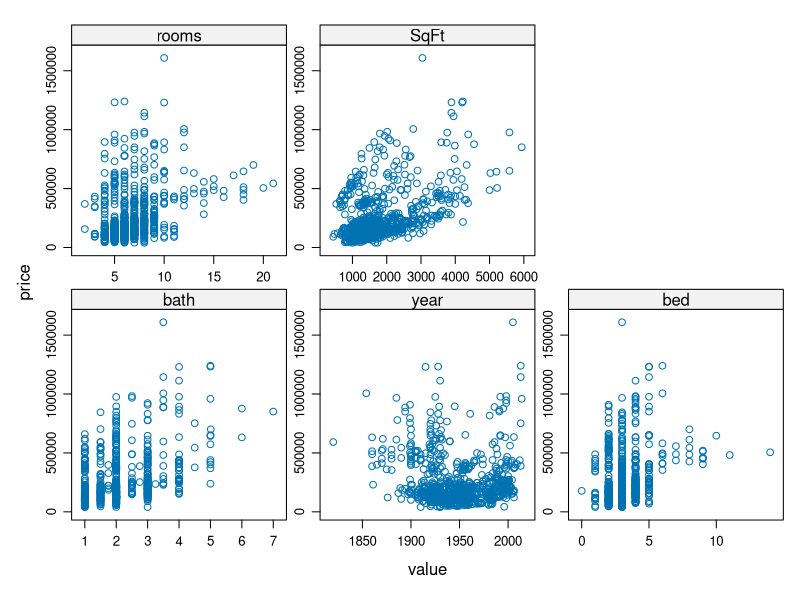
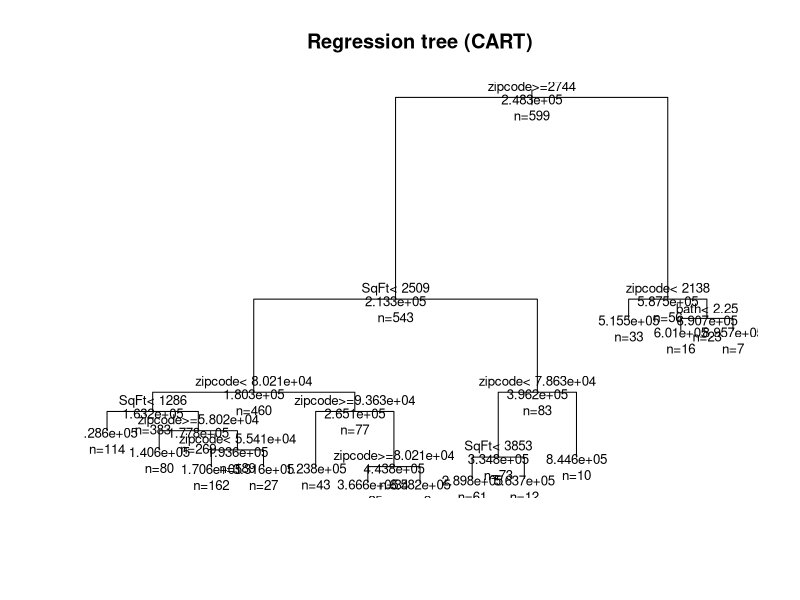
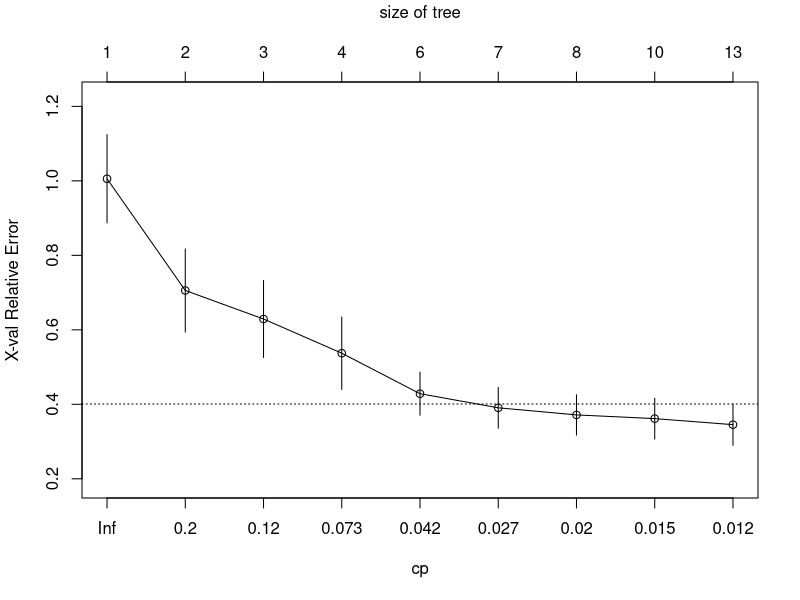
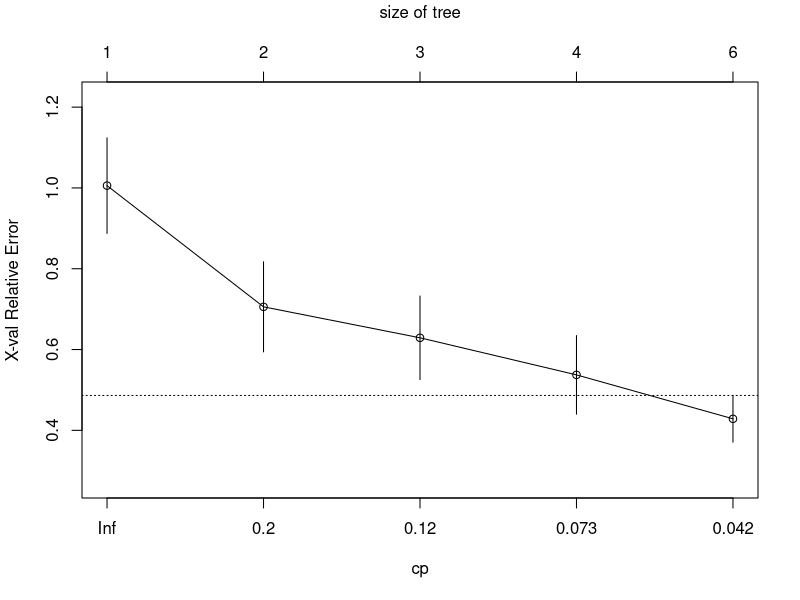
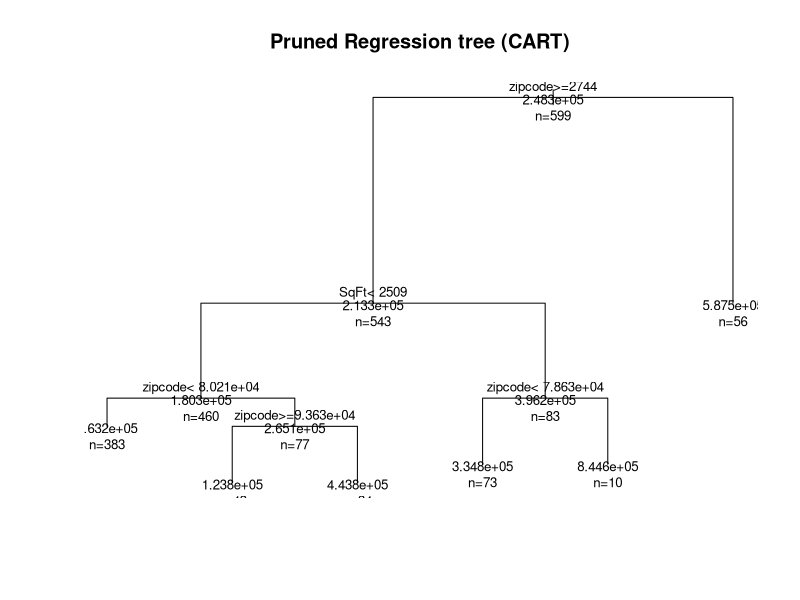

Write R code to recreate these figures, in order.
# set Desktop as working directory
setwd("C:/Users/Utilizador/Desktop/UPV-Data-Science/Practical Work 6")
getwd()

# LOAD PACKAGES
# load lattice package
if (!require("lattice"))
{install.packages("lattice",dependencies=TRUE); library("lattice")}

# load rpart package
if (!require("rpart")) 
{install.packages("rpart",dependencies=TRUE);
  library("rpart")}

# load nnet package
if (!require("nnet")) 
{install.packages("nnet",dependencies=TRUE);
  library("nnet")}

# load Metrics package
if (!require("Metrics")) 
{install.packages("Metrics",dependencies=TRUE);
  library("Metrics")}

# load caret package
if (!require("caret")) 
{install.packages("caret",dependencies=TRUE);
  library("caret")}

# LOAD DATA
house_prices <- read.csv("HousePricesData-Address-City-Features_fromZillow.csv", header=TRUE, sep=';')
cat("House prices info:")
house_prices

##############
# exercise 1 #
##############

# anonymise data by removing street column
house_prices <- subset(house_prices, select = -street)
cat("House prices info:")
house_prices

# data explore
str(house_prices)
summary(house_prices)

##############
# exercise 2 #
##############
attach(house_prices)
forplot<-make.groups(bath=data.frame(value=bath,zipcode,city,state,price),year=data.frame(value=year,zipcode,city,state,price),bed=data.frame(value=bed,zipcode,city,state,price),rooms=data.frame(value=rooms,zipcode,city,state,price),SqFt=data.frame(value=SqFt,zipcode,city,state,price))
detach(house_prices)
xyplot(price~value|which, data=forplot,scales=list(relation="free"))

##############
# exercise 3 #
##############
set.seed(300)
sample <- sample.int(n = nrow(house_prices), size = floor(0.75*nrow(house_prices)), replace = F)
train <- house_prices[sample,]
test <- house_prices[-sample,]
cat("Train dataset:")
train 
cat("Test dataset:")
test

##############
# exercise 4 #
##############

# linear model 
linear_model <- lm(price~zipcode+year+bath+bed+rooms+SqFt, data = train)
linear_model


# regression tree CART
cart_tree <- rpart(price~zipcode+year+bath+bed+rooms+SqFt, data=train, method = "anova")
cart_tree

# neural network
neural_network <- nnet(price~zipcode+year+bath+bed+rooms+SqFt, data = train, size = 12, skip = TRUE, linout = TRUE)
neural_network

##############
# exercise 5 #
##############

# linear model 
summary(linear_model)

# regression tree CART
summary(cart_tree)
plot(cart_tree, main="Regression tree (CART)")
text(cart_tree, use.n=TRUE, all=TRUE, cex=.8)

# neural network
summary(neural_network)

# As expected, the less informative is the neural network because of the training

##############
# exercise 6 #
##############
printcp(cart_tree)
plotcp(cart_tree)

pruned_tree <- prune(cart_tree, cp = 0.0317)
pruned_tree

printcp(pruned_tree)
plotcp(pruned_tree)

plot(pruned_tree, main="Pruned Regression tree (CART)")
text(pruned_tree, use.n=TRUE, all=TRUE, cex=.8)

##############
# exercise 7 #
##############

# linear model
# test
prediction <- predict(linear_model, test)
rmse(prediction, test$price)
mae(prediction, test$price)
# train
prediction2 <- predict(linear_model, train)
rmse(prediction2, train$price)
mae(prediction2, train$price)

# regression tree CART
# test
prediction3 <- predict(cart_tree, test)
rmse(prediction3, test$price)
mae(prediction3, test$price)
# train
prediction4 <- predict(cart_tree, train)
rmse(prediction4, train$price)
mae(prediction4, train$price)

# neural_network
# test
prediction5 <- predict(neural_network, test)
rmse(prediction5, test$price)
mae(prediction5, test$price)
# train
prediction6 <- predict(neural_network, train)
rmse(prediction6, train$price)
mae(prediction6, train$price)

# The model that performs better for both training and test data is the CART tree

##############
# exercise 8 #
##############
model <- train(
  price~zipcode+year+bath+bed+rooms+SqFt,
  data = train,
  method = "knn"
)

# test
prediction7 <- predict(model, test)
rmse(prediction7, test$price)
mae(prediction7, test$price)
# train
prediction8 <- predict(model, train)
rmse(prediction8, train$price)
mae(prediction8, train$price)
